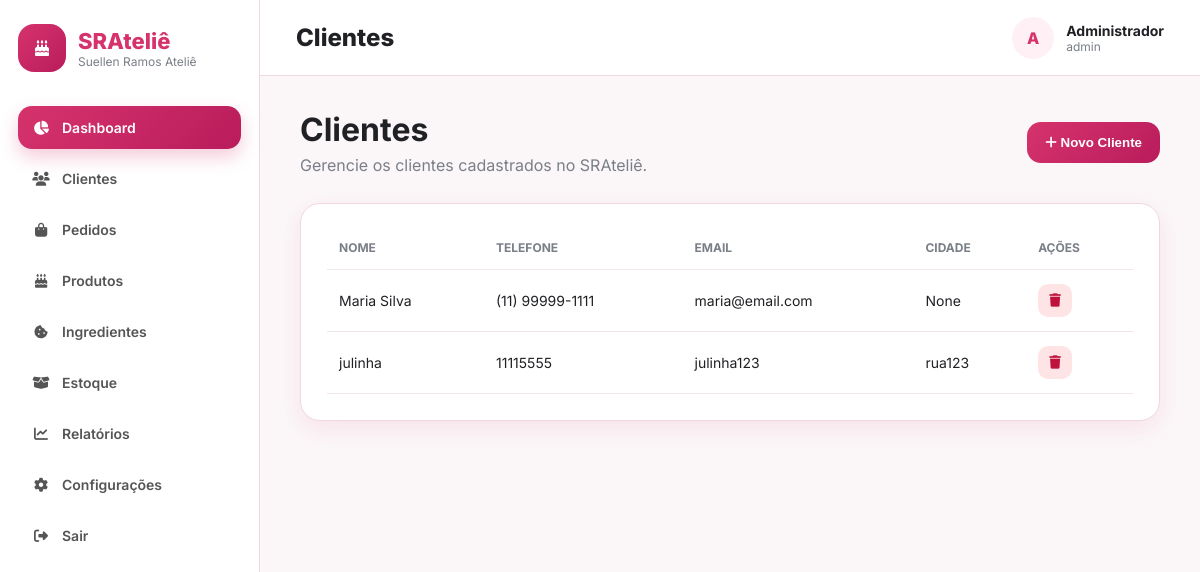
The app's page /clientes (signed in) with its own data.
### models.py (models this page shows, shortened)
class Cliente(db.Model):
    id = db.Column(db.Integer, primary_key=True)
    nome = db.Column(db.String(100), nullable=False)
    email = db.Column(db.String(120))
    telefone = db.Column(db.String(20))
    endereco = db.Column(db.String(200))
    cidade = db.Column(db.String(100))
    data_cadastro = db.Column(db.DateTime, default=datetime.utcnow)
    pedidos = db.relationship('Pedido', backref='cliente', lazy=True)

### app.py (the view)
@app.route('/clientes')
@login_required
def clientes():
    return render_template('clientes.html', clientes=Cliente.query.order_by(Cliente.nome).all())

### app.py (called while the page is built)
def login_required(f):
    @wraps(f)
    def decorated(*args, **kwargs):
        if 'logged_in' not in session:
            return redirect(url_for('login'))
        return f(*args, **kwargs)
    return decorated

### templates/clientes.html (shortened to what this page needs)
{% extends "base.html" %}
{% block title %}Clientes{% endblock %}
{% block content %}
<div class="page-head">
    <div>
        <h1>Clientes</h1>
        <p>Gerencie os clientes cadastrados no SRAteliê.</p>
    </div>
    <button class="btn-primary" onclick="abrirModalCliente()">
        <i class="fas fa-plus"></i>
        Novo Cliente
    </button>
</div>
<div class="card">
    <div class="card-body">
        <table>
            <thead>
                <tr>
                    <th>Nome</th>
                    <th>Telefone</th>
                    <th>Email</th>
                    <th>Cidade</th>
                    <th>Ações</th>
                </tr>
            </thead>
            <tbody>
                {% for cliente in clientes %}
                <tr>
                    <td>{{ cliente.nome }}</td>
                    <td>{{ cliente.telefone }}</td>
                    <td>{{ cliente.email }}</td>
                    <td>{{ cliente.cidade }}</td>
                    <td>
                        <button class="btn-delete" onclick="deletarCliente({{ cliente.id }})">
                            <i class="fas fa-trash"></i>
                        </button>
                    </td>
                </tr>
                {% endfor %}
            </tbody>
        </table>
    </div>
</div>
{% endblock %}

### static/css/style.css (style rules this page uses)
:root { --pink: #d6336c; --pink-dark: #b91c5c; --pink-light: #fff0f6; --bg: #fbf7f9; --white: #fff; --text: #202124; --muted: #7a7f87; --border: #efd8e2; --shadow: 0 8px 24px rgba(214, 51, 108, .10); }
* { box-sizing: border-box; }
body { margin: 0; font-family: 'Inter', sans-serif; background: var(--bg); color: var(--text); }
.stat-card, .card { background: var(--white); border: 1px solid var(--border); border-radius: 20px; box-shadow: var(--shadow); }
.card-body { padding: 22px 26px 26px; }
table { width: 100%; border-collapse: collapse; }
th, td { text-align: left; padding: 14px 12px; border-bottom: 1px solid #f1e4ea; font-size: 14px; }
th { color: var(--muted); font-size: 12px; text-transform: uppercase; }
.nav-item, .stat-card, .card, .date-pill, .btn-login { transition: all 0.25s ease; }
tbody tr { transition: 0.2s ease; }
.card { transition: 0.3s ease !important; }
.page-head { display: flex; justify-content: space-between; align-items: center; margin-bottom: 28px; }
.page-head h1 { margin: 0; font-size: 32px; }
.page-head p { color: var(--muted); margin: 6px 0 0; }
.btn-primary { border: none; background: linear-gradient(135deg, var(--pink), var(--pink-dark)); color: white; padding: 13px 18px; border-radius: 14px; font-weight: 700; cursor: pointer; }
.btn-delete { border: none; background: #ffe4e6; color: #be123c; padding: 9px 11px; border-radius: 10px; cursor: pointer; }

### records on screen
Cliente: nome "Maria Silva", telefone "(11) 99999-1111", email "maria@email.com", cidade "None"
Cliente: nome "julinha", telefone "11115555", email "julinha123", cidade "rua123"
